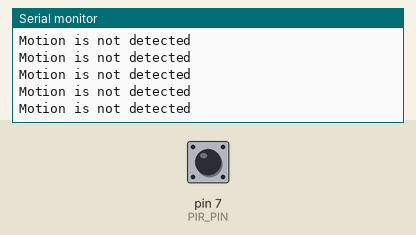
Simulated run of this sketch. Board: Arduino Uno, built with avr-gcc and run on an emulated ATmega328P. Shown: the last lines printed to the serial monitor. The inputs (shaded band) are chosen by the test bench; at power-on: pin 7 (PIR_PIN) LOW.

Above: at 1.2 s.
1.3 s: pin 7 (PIR_PIN) driven HIGH
At 2.0 s:
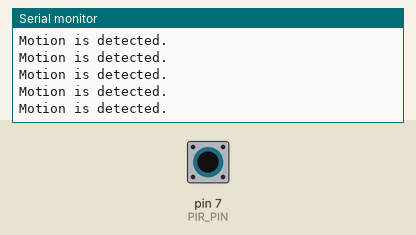
3.2 s: pin 7 (PIR_PIN) driven LOW
At 3.8 s:
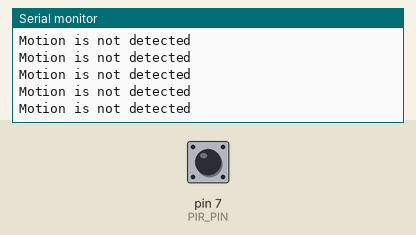
6.2 s: pin 7 (PIR_PIN) driven HIGH
At 6.7 s:
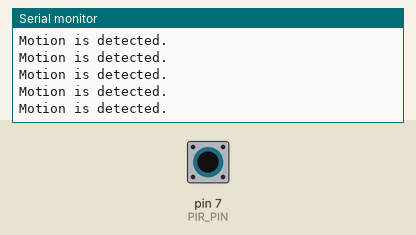
9.2 s: pin 7 (PIR_PIN) pulsed LOW 5 times (0.12 s each, 0.3 s apart)
13.7 s: pin 7 (PIR_PIN) driven LOW
At 14.7 s:
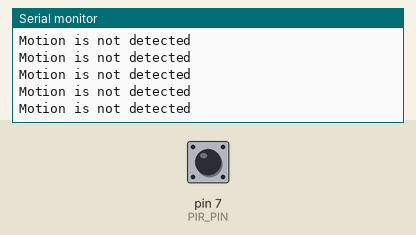
16.7 s: pin 7 (PIR_PIN) driven HIGH
At 17.6 s:
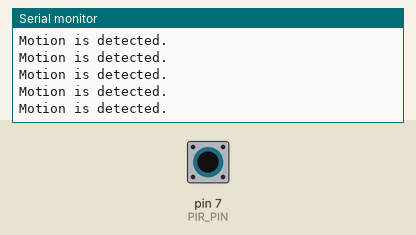

The sketch:

lesson17_PIRsensor.ino
```cpp
#define BAUD_RATE 9600

#define PIR_PIN 7

String msg;

void setup() {
    pinMode(PIR_PIN, INPUT);
    Serial.begin(BAUD_RATE);
}

void loop() {
    msg = "Motion is ";
    if(HIGH == digitalRead(PIR_PIN)) {
        msg.concat("detected.");
    } else {
        msg.concat("not detected");
    }

    Serial.println(msg);
}
```

Measured:
- after the input at 1.3 s, the serial monitor: prints a new line after 0.07 s (image 1)
- after the input at 13.7 s, the serial monitor: prints a new line after 0.07 s (image 4)
